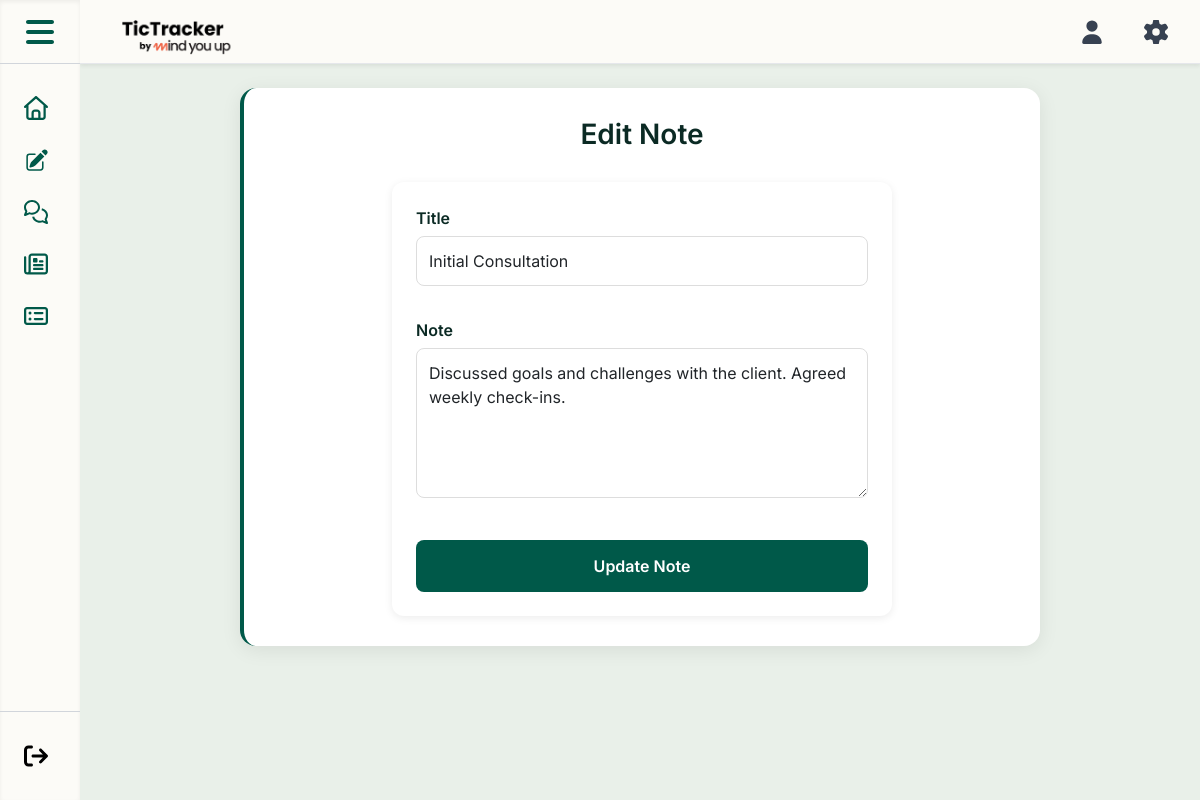
Screenshot of /pages/professional/note_edit.php?id=1 (signed in) with the database file from the repository.
### tables this page shows
CREATE TABLE IF NOT EXISTS `professional_notes` (
  `Note_ID` int(11) NOT NULL AUTO_INCREMENT,
  `Professional_ID` int(11) NOT NULL,
  `Note_Title` varchar(250) NOT NULL,
  `Note_Text` text NOT NULL,
  PRIMARY KEY (`Note_ID`),
  FOREIGN KEY (`Professional_ID`) REFERENCES `user_profile`(`User_ID`) ON DELETE CASCADE ON UPDATE CASCADE
);

### pages/professional/note_edit.php (the view, shortened to what this page needs)
<?php
$userId = $_SESSION['user_id'] ?? null;
    ?><!doctype html>
    <?php
require_once __DIR__ . '/../../config.php';
$editNote = null;
$form_id = '';
$form_title = '';
$form_text = '';
if (!empty($_GET['id'])) {
    $eid = (int)$_GET['id'];
    $est = $conn->prepare("SELECT Note_ID, Note_Title, Note_Text FROM professional_notes WHERE Note_ID = ? AND Professional_ID = ? LIMIT 1");
    if ($est) {
        $est->bind_param('ii', $eid, $userId);
        $est->execute();
        $res = $est->get_result();
        $editNote = $res->fetch_assoc() ?: null;
    }
    if ($editNote) {
        $form_id = $editNote['Note_ID'];
        $form_title = $editNote['Note_Title'];
        $stored = $editNote['Note_Text'] ?? '';
        if (preg_match('/^\[patient:(.*?)\]\s*(.*)$/s', $stored, $m)) {
            $form_patient = $m[1];
            $form_text = $m[2];
        } else {
            $form_text = $stored;
        }
    }
}
?>
<!doctype html>
<html lang="en">
<head>
    <link href="https://cdn.jsdelivr.net/npm/tailwindcss@2.2.19/dist/tailwind.min.css" rel="stylesheet">
    <link href="https://cdn.jsdelivr.net/npm/bootstrap@5.3.2/dist/css/bootstrap.min.css" rel="stylesheet">
    <link href="../../CSS/notes_page.css?v=2" rel="stylesheet">
</head>
<body>
<?php include_once __DIR__ . '/../../includes/navbar.php'; ?>
<?php include __DIR__ . '/../../components/header_component.php'; ?>
    <div class="main-content">
        <div class="notes-wrapper">
            <div class="notes-header">
                <h1><?php echo $form_id ? 'Edit Note' : 'New Note' ?></h1>
            </div>
            <div class="form-card" style="max-width:500px;margin:0 auto;">
                <form method="post">
                    <div style="margin-bottom:16px;">
                        <label for="title" style="display:block;margin-bottom:6px;font-weight:600;">Title</label>
                        <input id="title" name="title" type="text" placeholder="Note title..." value="<?php echo htmlspecialchars($form_title) ?>" style="width:100%;padding:12px;border:1px solid #ddd;border-radius:8px;font-size:1rem;">
                    </div>
                    <div style="margin-bottom:20px;">
                        <label for="text" style="display:block;margin-bottom:6px;font-weight:600;">Note</label>
                        <textarea id="text" name="text" placeholder="Write your note here..." style="width:100%;padding:12px;border:1px solid #ddd;border-radius:8px;font-size:1rem;min-height:150px;resize:vertical;"><?php echo htmlspecialchars($form_text) ?></textarea>
                    </div>
                    <button type="submit" style="width:100%;padding:14px;background:#005949;color:#fff;border:none;border-radius:8px;font-size:1rem;font-weight:600;cursor:pointer;"><?php echo $form_id ? 'Update Note' : 'Save Note' ?></button>
                </form>
            </div>
        </div>
    </div>
</body>
</html>

### CSS/notes_page.css (style rules this page uses)
:root { --bg-main: #E9F0E9; --accent-green: #005949; --text-dark: #0b2a24; --danger-red: #dc3545; --danger-red-dark: #c82333; --primary-blue: #4A90D9; --primary-blue-dark: #357ABD; }
body { padding: 0 !important; margin: 0 !important; background: #E9F0E9 !important; }
.main-content { background: #E9F0E9; padding: 24px 16px; min-height: calc(100vh - 80px); }
.notes-wrapper { background: #fff; border-radius: 16px; box-shadow: 0 4px 20px rgba(0,0,0,0.08); padding: 30px; max-width: 800px; margin: 0 auto; border-left: 4px solid var(--accent-green); }
.notes-header { text-align: center; margin-bottom: 30px; }
.notes-header h1 { font-size: 1.75rem; font-weight: 600; color: var(--text-dark); margin: 0; }
.form-card { background: #fff; border-radius: 12px; padding: 24px; box-shadow: 0 2px 8px rgba(0,0,0,0.08); }
.form-card label { display: block; margin-bottom: 6px; font-weight: 600; color: var(--text-dark); }
.form-card input[type="text"], .form-card textarea { width: 100%; padding: 12px; border: 2px solid #e0e0e0; border-radius: 8px; font-size: 1rem; margin-bottom: 16px; box-sizing: border-box; }
.form-card textarea { min-height: 150px; resize: vertical; }

### css/stylemain.css (style rules this page uses)
body { font-family: 'Inter', sans-serif; }

### includes/navbar.php (style rules this page uses)
body { top: 0 !important; }

### rows the page displays
professional_notes: title "Initial Consultation", text "Discussed goals and challenges with the client. Agreed weekly check-ins."
